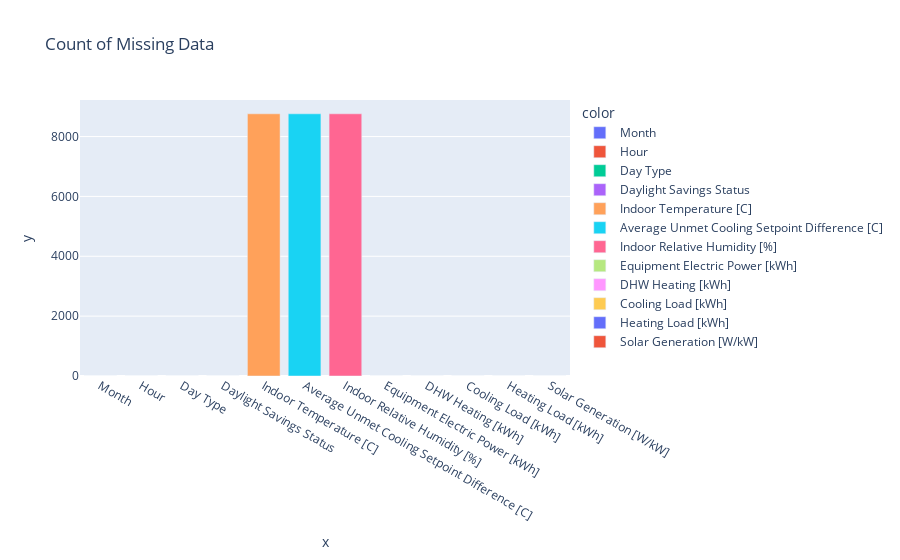

The code cell stored with this chart in its notebook:
### Markdown cell above
## 3. A Look at Building Data

Taking a Look at Building Data we see that the observations

- `Indoor Temperature [C]`, `Average Unmet Cooling Setpoint Difference [C]` and `Indoor Relative Humidity [%]`: All have NaN values 	
- `DHW Heating [kWh]`, `Cooling Load [kWh]` and `Heating Load [kWh]`: 	All have values 0

If this is the case when sampled in the environmet, we don't need this variables for learning a model as they don't provide any information about a building  or state.

This is useful because inside MARLISA we can set which observations to be removed if need be

### Code cell
import pandas as pd
import plotly.express as px

data = pd.read_csv('data/citylearn_challenge_2022_phase_1/Building_1.csv')
Missing = data.isnull().sum()

long_df = px.data.medals_long()
 
fig = px.bar(x = Missing.index, y = Missing.values,
             color = Missing.index, title = "Count of Missing Data")
fig.show()

### Figure 1 — Plotly figure (JSON) as saved in the notebook; plotly's stock layout.template omitted (floating-point values rounded to 4 significant figures)
{"data": [{"alignmentgroup": "True", "hovertemplate": "color=Month<br>x=%{x}<br>y=%{y}<extra></extra>", "legendgroup": "Month", "marker": {"color": "#636efa", "pattern": {"shape": ""}}, "name": "Month", "offsetgroup": "Month", "orientation": "v", "showlegend": true, "textposition": "auto", "x": ["Month"], "xaxis": "x", "y": [0], "yaxis": "y", "type": "bar"}, {"alignmentgroup": "True", "hovertemplate": "color=Hour<br>x=%{x}<br>y=%{y}<extra></extra>", "legendgroup": "Hour", "marker": {"color": "#EF553B", "pattern": {"shape": ""}}, "name": "Hour", "offsetgroup": "Hour", "orientation": "v", "showlegend": true, "textposition": "auto", "x": ["Hour"], "xaxis": "x", "y": [0], "yaxis": "y", "type": "bar"}, {"alignmentgroup": "True", "hovertemplate": "color=Day Type<br>x=%{x}<br>y=%{y}<extra></extra>", "legendgroup": "Day Type", "marker": {"color": "#00cc96", "pattern": {"shape": ""}}, "name": "Day Type", "offsetgroup": "Day Type", "orientation": "v", "showlegend": true, "textposition": "auto", "x": ["Day Type"], "xaxis": "x", "y": [0], "yaxis": "y", "type": "bar"}, {"alignmentgroup": "True", "hovertemplate": "color=Daylight Savings Status<br>x=%{x}<br>y=%{y}<extra></extra>", "legendgroup": "Daylight Savings Status", "marker": {"color": "#ab63fa", "pattern": {"shape": ""}}, "name": "Daylight Savings Status", "offsetgroup": "Daylight Savings Status", "orientation": "v", "showlegend": true, "textposition": "auto", "x": ["Daylight Savings Status"], "xaxis": "x", "y": [0], "yaxis": "y", "type": "bar"}, {"alignmentgroup": "True", "hovertemplate": "color=Indoor Temperature [C]<br>x=%{x}<br>y=%{y}<extra></extra>", "legendgroup": "Indoor Temperature [C]", "marker": {"color": "#FFA15A", "pattern": {"shape": ""}}, "name": "Indoor Temperature [C]", "offsetgroup": "Indoor Temperature [C]", "orientation": "v", "showlegend": true, "textposition": "auto", "x": ["Indoor Temperature [C]"], "xaxis": "x", "y": [8760], "yaxis": "y", "type": "bar"}, {"alignmentgroup": "True", "hovertemplate": "color=Average Unmet Cooling Setpoint Difference [C]<br>x=%{x}<br>y=%{y}<extra></extra>", "legendgroup": "Average Unmet Cooling Setpoint Difference [C]", "marker": {"color": "#19d3f3", "pattern": {"shape": ""}}, "name": "Average Unmet Cooling Setpoint Difference [C]", "offsetgroup": "Average Unmet Cooling Setpoint Difference [C]", "orientation": "v", "showlegend": true, "textposition": "auto", "x": ["Average Unmet Cooling Setpoint Difference [C]"], "xaxis": "x", "y": [8760], "yaxis": "y", "type": "bar"}, {"alignmentgroup": "True", "hovertemplate": "color=Indoor Relative Humidity [%]<br>x=%{x}<br>y=%{y}<extra></extra>", "legendgroup": "Indoor Relative Humidity [%]", "marker": {"color": "#FF6692", "pattern": {"shape": ""}}, "name": "Indoor Relative Humidity [%]", "offsetgroup": "Indoor Relative Humidity [%]", "orientation": "v", "showlegend": true, "textposition": "auto", "x": ["Indoor Relative Humidity [%]"], "xaxis": "x", "y": [8760], "yaxis": "y", "type": "bar"}, {"alignmentgroup": "True", "hovertemplate": "color=Equipment Electric Power [kWh]<br>x=%{x}<br>y=%{y}<extra></extra>", "legendgroup": "Equipment Electric Power [kWh]", "marker": {"color": "#B6E880", "pattern": {"shape": ""}}, "name": "Equipment Electric Power [kWh]", "offsetgroup": "Equipment Electric Power [kWh]", "orientation": "v", "showlegend": true, "textposition": "auto", "x": ["Equipment Electric Power [kWh]"], "xaxis": "x", "y": [0], "yaxis": "y", "type": "bar"}, {"alignmentgroup": "True", "hovertemplate": "color=DHW Heating [kWh]<br>x=%{x}<br>y=%{y}<extra></extra>", "legendgroup": "DHW Heating [kWh]", "marker": {"color": "#FF97FF", "pattern": {"shape": ""}}, "name": "DHW Heating [kWh]", "offsetgroup": "DHW Heating [kWh]", "orientation": "v", "showlegend": true, "textposition": "auto", "x": ["DHW Heating [kWh]"], "xaxis": "x", "y": [0], "yaxis": "y", "type": "bar"}, {"alignmentgroup": "True", "hovertemplate": "color=Cooling Load [kWh]<br>x=%{x}<br>y=%{y}<extra></extra>", "legendgroup": "Cooling Load [kWh]", "marker": {"color": "#FECB52", "pattern": {"shape": ""}}, "name": "Cooling Load [kWh]", "offsetgroup": "Cooling Load [kWh]", "orientation": "v", "showlegend": true, "textposition": "auto", "x": ["Cooling Load [kWh]"], "xaxis": "x", "y": [0], "yaxis": "y", "type": "bar"}, {"alignmentgroup": "True", "hovertemplate": "color=Heating Load [kWh]<br>x=%{x}<br>y=%{y}<extra></extra>", "legendgroup": "Heating Load [kWh]", "marker": {"color": "#636efa", "pattern": {"shape": ""}}, "name": "Heating Load [kWh]", "offsetgroup": "Heating Load [kWh]", "orientation": "v", "showlegend": true, "textposition": "auto", "x": ["Heating Load [kWh]"], "xaxis": "x", "y": [0], "yaxis": "y", "type": "bar"}, {"alignmentgroup": "True", "hovertemplate": "color=Solar Generation [W/kW]<br>x=%{x}<br>y=%{y}<extra></extra>", "legendgroup": "Solar Generation [W/kW]", "marker": {"color": "#EF553B", "pattern": {"shape": ""}}, "name": "Solar Generation [W/kW]", "offsetgroup": "Solar Generation [W/kW]", "orientation": "v", "showlegend": true, "textposition": "auto", "x": ["Solar Generation [W/kW]"], "xaxis": "x", "y": [0], "yaxis": "y", "type": "bar"}], "layout": {"xaxis": {"anchor": "y", "domain": [0.0, 1.0], "title": {"text": "x"}}, "yaxis": {"anchor": "x", "domain": [0.0, 1.0], "title": {"text": "y"}}, "legend": {"title": {"text": "color"}, "tracegroupgap": 0}, "title": {"text": "Count of Missing Data"}, "barmode": "relative"}}
